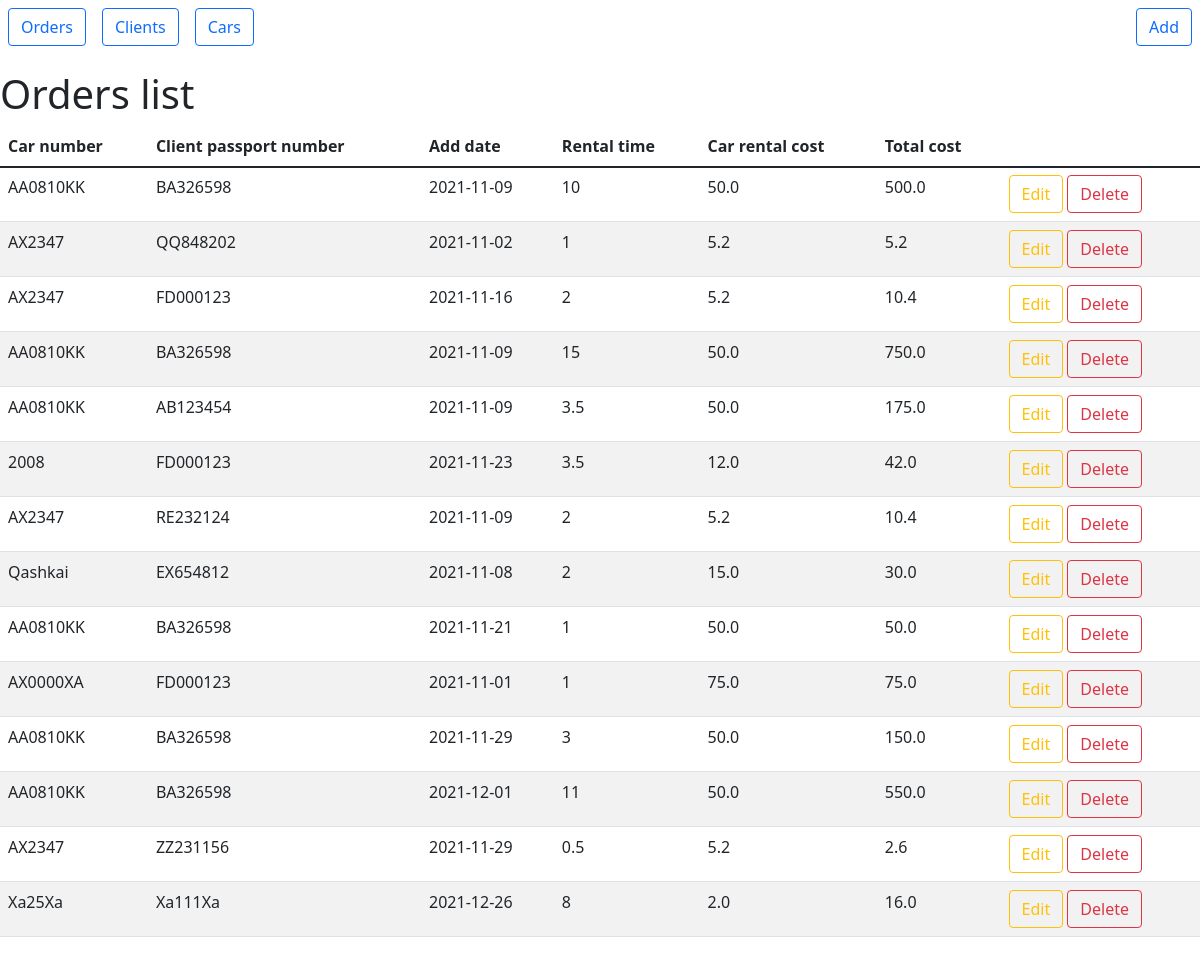
Page /orders-list on the earlier database version.
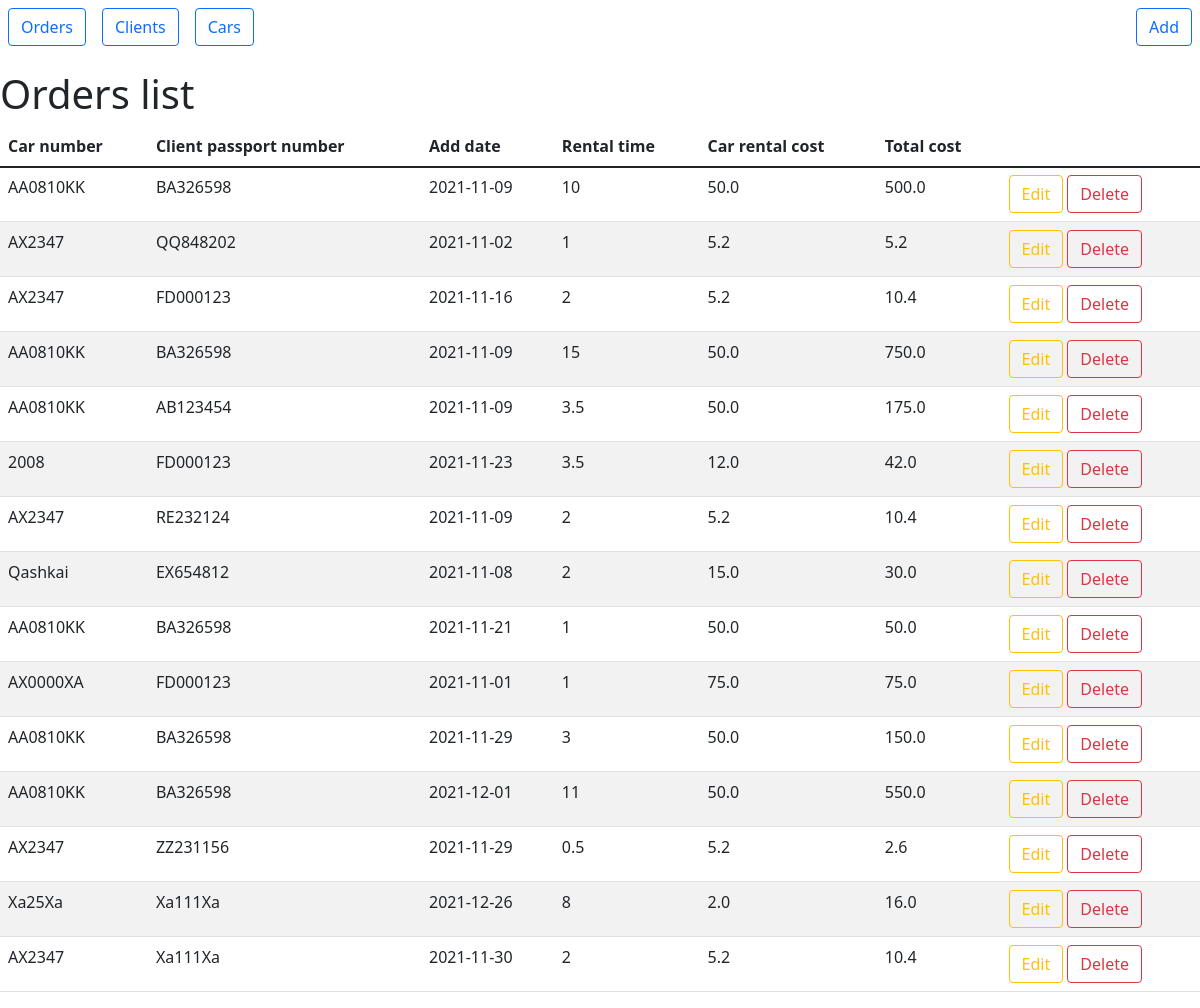
Same page on the later database version.
### main.py (models this page shows, shortened)
class Orders(db.Model):
    id = db.Column(db.Integer, primary_key=True)
    add_date = db.Column(db.String(45), nullable=False)  # db.Column(db.DateTime, default=datetime.utcnow)
    rental_time = db.Column(db.Integer, nullable=False)
    client_id = db.Column(db.String(30), db.ForeignKey('clients.id'))
    car_id = db.Column(db.String(30), db.ForeignKey('cars.id'))

class Cars(db.Model):
    id = db.Column(db.Integer, primary_key=True)
    number = db.Column(db.String(30), nullable=False)
    description = db.Column(db.String(90), nullable=False)
    rental_cost = db.Column(db.Float(), nullable=False)

class Clients(db.Model):
    id = db.Column(db.Integer, primary_key=True)
    passport_number = db.Column(db.String(30), nullable=False)
    first_name = db.Column(db.String(45), nullable=False)
    last_name = db.Column(db.String(45), nullable=False)
    registration_date = db.Column(db.String(45), nullable=False)

### main.py (the view)
@rental_cars.route('/orders-list')
def orders_list():
    g.db = sqlite3.connect('rental_cars.db')
    cur = g.db.execute("""SELECT id, number, passport_number, add_date, rental_time, rental_cost, (rental_time * rental_cost)
                          FROM (SELECT * FROM orders LEFT JOIN clients ON orders.client_id = clients.id
                          LEFT JOIN cars ON orders.car_id = cars.id)""")
    linked_orders = cur.fetchall()
    g.db.close()
    return render_template('orders-list.html', linked_orders=linked_orders)

### templates/orders-list.html (shortened to what this page needs)
{% extends 'documentation/html_prototype/static_prototype.html' %}
{% block nav %}
<div class="ms-auto p-2 bd-highlight"><a href="/add-order" class="btn btn-outline-primary">Add</a></div>
{% endblock %}
{% block body %}
<h1>Orders list</h1>
<table class="table table-striped table-hover">
    <thead>
        <tr>
            <th scope="col">Car number</th>
            <th scope="col">Client passport number</th>
            <th scope="col">Add date</th>
            <th scope="col">Rental time</th>
            <th scope="col">Car rental cost</th>
            <th scope="col">Total cost</th>
        </tr>
    </thead>
    <tbody>
        <tr>
            {% for row in linked_orders %}
                <tr>
                    <td>{{ row[1] }}</td>
                    <td>{{ row[2] }}</td>
                    <td>{{ row[3] }}</td>
                    <td>{{ row[4] }}</td>
                    <td>{{ row[5] }}</td>
                    <td>{{ row[6] }}</td>
                    <td>
                        <a href="/orders-list/{{ row[0] }}/update-order" class="btn btn-outline-warning">Edit</a>
                        <a href="/orders-list/{{ row[0] }}/delete-order" class="btn btn-outline-danger" onclick="return confirm('Please confirm delete order')">Delete</a>
                    </td>
                </tr>
            {% endfor %}
        </tr>
  </tbody>
</table>
{% endblock %}

### templates/documentation/html_prototype/static_prototype.html (shortened to what this page needs)
<!doctype html>
<html lang="en">
<head>
    <link rel="stylesheet" href="{{ url_for('static', filename='css/main.css') }}">
    <link rel="stylesheet" href="https://cdn.jsdelivr.net/npm/bootstrap@5.1.3/dist/css/bootstrap.min.css">
</head>
<body>
    <div class="d-flex bd-highlight mb-3">
        <div class="p-2 bd-highlight"><a href="/orders-list" class="btn btn-outline-primary">Orders</a></div>
        <div class="p-2 bd-highlight"><a href="/clients-list" class="btn btn-outline-primary">Clients</a></div>
        <div class="p-2 bd-highlight"><a href="/cars-list" class="btn btn-outline-primary"> Cars </a></div>
        {% block nav %}{% endblock %}
    </div>
    {% block body %}{% endblock %}
</body>
</html>

Differences in the rows shown:
added Orders: number "AX2347", passport_number "Xa111Xa", add_date "2021-11-30", rental_time "2", rental_cost "5.2", row "10.4"
